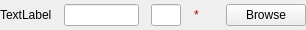
<ui version="4.0" >
 <class>MWRunFiles</class>
 <widget class="QWidget" name="MWRunFiles" >
  <property name="geometry" >
   <rect>
    <x>0</x>
    <y>0</y>
    <width>306</width>
    <height>30</height>
   </rect>
  </property>
  <property name="sizePolicy" >
   <sizepolicy vsizetype="Minimum" hsizetype="Preferred" >
    <horstretch>0</horstretch>
    <verstretch>0</verstretch>
   </sizepolicy>
  </property>
  <property name="windowTitle" >
   <string>Form</string>
  </property>
  <layout class="QHBoxLayout" name="horizontalLayout" >
   <property name="sizeConstraint" >
    <enum>QLayout::SetDefaultConstraint</enum>
   </property>
   <property name="margin" >
    <number>0</number>
   </property>
   <item>
    <widget class="QLabel" name="textLabel" >
     <property name="text" >
      <string>TextLabel</string>
     </property>
    </widget>
   </item>
   <item>
    <spacer name="horizontalSpacer" >
     <property name="orientation" >
      <enum>Qt::Horizontal</enum>
     </property>
     <property name="sizeHint" stdset="0" >
      <size>
       <width>40</width>
       <height>20</height>
      </size>
     </property>
    </spacer>
   </item>
   <item>
    <widget class="QLineEdit" name="fileEditor" >
     <property name="sizePolicy" >
      <sizepolicy vsizetype="Fixed" hsizetype="Expanding" >
       <horstretch>0</horstretch>
       <verstretch>20</verstretch>
      </sizepolicy>
     </property>
     <property name="minimumSize" >
      <size>
       <width>40</width>
       <height>0</height>
      </size>
     </property>
    </widget>
   </item>
   <item>
    <spacer name="horizontalSpacer_2" >
     <property name="orientation" >
      <enum>Qt::Horizontal</enum>
     </property>
     <property name="sizeHint" stdset="0" >
      <size>
       <width>40</width>
       <height>20</height>
      </size>
     </property>
    </spacer>
   </item>
   <item>
    <widget class="QLineEdit" name="entryNum" >
     <property name="sizePolicy" >
      <sizepolicy vsizetype="Fixed" hsizetype="Maximum" >
       <horstretch>40</horstretch>
       <verstretch>0</verstretch>
      </sizepolicy>
     </property>
     <property name="minimumSize" >
      <size>
       <width>30</width>
       <height>0</height>
      </size>
     </property>
     <property name="maximumSize" >
      <size>
       <width>20</width>
       <height>16777215</height>
      </size>
     </property>
    </widget>
   </item>
   <item>
    <spacer name="horizontalSpacer_3" >
     <property name="orientation" >
      <enum>Qt::Horizontal</enum>
     </property>
     <property name="sizeHint" stdset="0" >
      <size>
       <width>40</width>
       <height>20</height>
      </size>
     </property>
    </spacer>
   </item>
   <item>
    <widget class="QLabel" name="valid" >
     <property name="sizePolicy" >
      <sizepolicy vsizetype="Fixed" hsizetype="Fixed" >
       <horstretch>20</horstretch>
       <verstretch>20</verstretch>
      </sizepolicy>
     </property>
     <property name="minimumSize" >
      <size>
       <width>20</width>
       <height>0</height>
      </size>
     </property>
     <property name="palette" >
      <palette>
       <active>
        <colorrole role="WindowText" >
         <brush brushstyle="SolidPattern" >
          <color alpha="255" >
           <red>170</red>
           <green>0</green>
           <blue>0</blue>
          </color>
         </brush>
        </colorrole>
       </active>
       <inactive>
        <colorrole role="WindowText" >
         <brush brushstyle="SolidPattern" >
          <color alpha="255" >
           <red>170</red>
           <green>0</green>
           <blue>0</blue>
          </color>
         </brush>
        </colorrole>
       </inactive>
       <disabled>
        <colorrole role="WindowText" >
         <brush brushstyle="SolidPattern" >
          <color alpha="255" >
           <red>118</red>
           <green>116</green>
           <blue>108</blue>
          </color>
         </brush>
        </colorrole>
       </disabled>
      </palette>
     </property>
     <property name="text" >
      <string>*</string>
     </property>
    </widget>
   </item>
   <item>
    <spacer name="horizontalSpacer_4" >
     <property name="orientation" >
      <enum>Qt::Horizontal</enum>
     </property>
     <property name="sizeHint" stdset="0" >
      <size>
       <width>40</width>
       <height>20</height>
      </size>
     </property>
    </spacer>
   </item>
   <item>
    <widget class="QPushButton" name="browseBtn" >
     <property name="text" >
      <string>Browse</string>
     </property>
    </widget>
   </item>
  </layout>
 </widget>
 <resources/>
 <connections/>
</ui>
